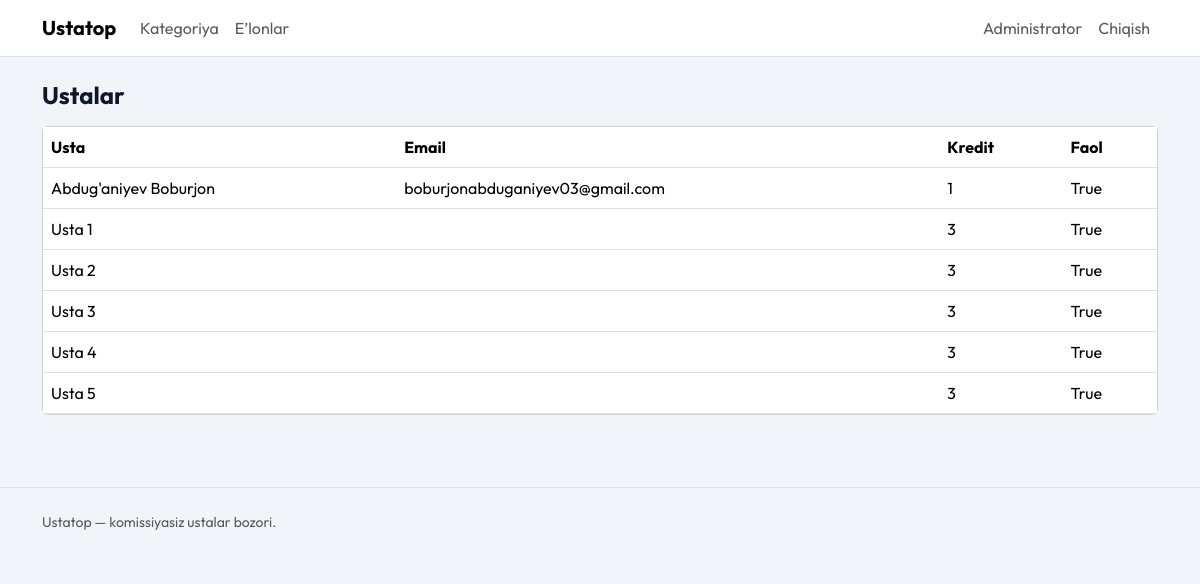
Page /dashboard/admin/providers/ (signed in) on the committed database.
### providers/models.py (models this page shows, shortened)
class Provider(models.Model):
    user = models.OneToOneField(settings.AUTH_USER_MODEL, on_delete=models.CASCADE)
    categories = models.ManyToManyField(Category, blank=True)
    services = models.ManyToManyField(Service, blank=True)
    rating = models.FloatField(default=0)
    total_reviews = models.IntegerField(default=0)
    free_listing_credits = models.IntegerField(default=3)
    is_active = models.BooleanField(default=True)

### accounts/models.py (models this page shows, shortened)
class User(AbstractUser):
    class Roles(models.TextChoices):
        CLIENT = 'CLIENT', 'Mijoz'
        PROVIDER = 'PROVIDER', 'Usta'
        ADMIN = 'ADMIN', 'Administrator'
    email = models.EmailField(blank=True)
    phone_number = models.CharField(max_length=20, blank=True)
    role = models.CharField(max_length=20, choices=Roles.choices, default=Roles.CLIENT)
    is_phone_verified = models.BooleanField(default=False)
    telegram_id = models.BigIntegerField(null=True, blank=True, unique=True)
    USERNAME_FIELD = 'username'
    REQUIRED_FIELDS = []
    def is_provider(self):
        return self.role == self.Roles.PROVIDER
    def is_admin(self):
        return self.role == self.Roles.ADMIN or self.is_superuser

class Profile(models.Model):
    user = models.OneToOneField(User, on_delete=models.CASCADE)
    full_name = models.CharField(max_length=255)
    city = models.CharField(max_length=120)
    district = models.CharField(max_length=120)
    avatar = models.ImageField(upload_to='avatars/', blank=True, null=True)

### dashboard/views.py (the view)
# urls.py: path('admin/providers/', provider_list, name='provider_list'),
@user_passes_test(is_admin)
def provider_list(request):
    providers = Provider.objects.select_related('user').order_by('user__username')
    return render(request, 'dashboard/provider_list.html', {'providers': providers})

### dashboard/views.py (called while the page is built)
def is_admin(user):
    return user.is_authenticated and user.is_admin()

### templates/dashboard/provider_list.html (shortened to what this page needs)
{% extends 'base.html' %}
{% block content %}
<h1 class="h4 fw-bold mb-3">Ustalar</h1>
<div class="card">
  <div class="table-responsive">
    <table class="table align-middle mb-0">
      <thead>
        <tr>
          <th>Usta</th>
          <th>Email</th>
          <th>Kredit</th>
          <th>Faol</th>
        </tr>
      </thead>
      <tbody>
        {% for provider in providers %}
          <tr>
            <td>{{ provider.user.profile.full_name }}</td>
            <td>{{ provider.user.email }}</td>
            <td>{{ provider.free_listing_credits }}</td>
            <td>{{ provider.is_active }}</td>
          </tr>
        {% empty %}
          <tr>
            <td colspan="4" class="text-muted">Ustalar yo‘q.</td>
          </tr>
        {% endfor %}
      </tbody>
    </table>
  </div>
</div>
{% endblock %}

### static/css/site.css (style rules this page uses)
:root { --ink: #0f172a; --muted: #64748b; --brand: #0ea5e9; --brand-dark: #0284c7; --sand: #f8fafc; --card: #ffffff; --ring: rgba(14, 165, 233, 0.2); }
body { font-family: "Outfit", sans-serif; background: #f1f5f9; color: var(--ink); }

### rows in the picture
Provider: user.profile.full_name "Abdug'aniyev Boburjon", user.email "boburjonabduganiyev03@gmail.com", free_listing_credits "1", is_active "True"
Provider: user.profile.full_name "Usta 1", free_listing_credits "3", is_active "True"
Provider: user.profile.full_name "Usta 2", free_listing_credits "3", is_active "True"
Provider: user.profile.full_name "Usta 3", free_listing_credits "3", is_active "True"
Provider: user.profile.full_name "Usta 4", free_listing_credits "3", is_active "True"
Provider: user.profile.full_name "Usta 5", free_listing_credits "3", is_active "True"
